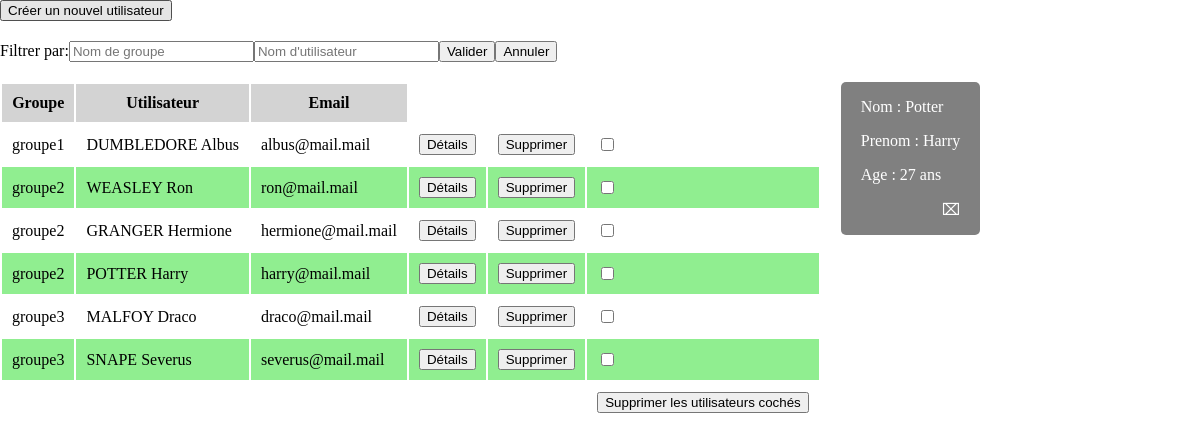
/?controller=user&action=display&details=2, run on the app's committed database.
### tables this page shows
CREATE TABLE `utilisateur` (
  `u_id` int(11) NOT NULL,
  `u_nom` varchar(60) DEFAULT NULL,
  `u_prenom` varchar(60) DEFAULT NULL,
  `u_email` varchar(60) DEFAULT NULL,
  `u_dateNaissance` date DEFAULT NULL,
  `u_groupe` int(11) DEFAULT NULL
);

CREATE TABLE `groupe` (
  `g_id` int(11) NOT NULL,
  `g_nom` varchar(60) DEFAULT NULL
);

### controller/UserController.php (called while the page is built, shortened)
<?php
class UserController extends CoreController
{
	public function display(){
		$bdd = new UserModel();
		$detailsId = $this->parameters['details'] ?? null;
		if(!is_null($detailsId)){
			$details = $bdd->selectOneUser($detailsId);
			$details['age'] = $this->calculAge($details['u_dateNaissance']);
		}
		if(empty($this->parameters['rechGroupe']) && empty($this->parameters['rechNom'])){
			$data = $bdd->selectAll();
		}else{
			$rechNom = htmlentities($this->parameters['rechNom']) ?? null;
			$rechGroupe = htmlentities($this->parameters['rechGroupe']) ?? null;
			$data = $bdd->selectUsersBy($rechGroupe,$rechNom);
		}
		require(VIEWS_PATH . DS . 'displayView.php');
		require(VIEWS_PATH . DS . 'layout.php');
	}
	public function calculAge($date){
		$anniversaire = new DateTime($date);
		$currentTime = new DateTime();
		return $anniversaire->diff($currentTime)->y;
	}
}

### index.php (called while the page is built, shortened)
<?php
$params = array('controller'=>'user','action'=>'display');
$params = array_merge($params,$_GET);
$controllerName = ucfirst($params['controller']).'Controller';
$action = $params['action'];
if(file_exists(CONTROLLERS_PATH . DS . $controllerName . '.php')){
	$controller = new $controllerName;
}else{
	http_response_code(404);
    include(VIEWS_PATH . DS . '404.php');
    exit;
}
$controller->setParameters($_GET);
if(method_exists($controller, $action)){
	$controller->$action();
}else{
	http_response_code(404);
    include(VIEWS_PATH . DS . '404.php');
    exit;
}

### model/CoreModel.php (called while the page is built, shortened)
<?php
class CoreModel
{
	private static $pdo = NULL;
	public function __construct(){
		if(self::$pdo == NULL){
			self::$pdo = new PDO ('mysql:host=' . DB_HOST . ';dbname=' . DB_NAME . ';charset=utf8', DB_USER, DB_PASS);
			self::$pdo->setAttribute(PDO::ATTR_ERRMODE, PDO::ERRMODE_EXCEPTION);
		}
		return self::$pdo;
	}
	protected function makeStatement($sql, $params = array())
    {
        if(count($params) == 0)
        {
            $statement = self::$pdo->query($sql);
        }
        else
        {
            if(($statement = self::$pdo->prepare($sql)) !== false)
            {
                foreach ($params as $placeholder => $value)
                {
                    switch(gettype($value))
                    {
                        case "integer":
                            $type = PDO::PARAM_INT;
                            break;
                        case "boolean":
                            $type = PDO::PARAM_BOOL;
                            break;
                        case "NULL":
                            $type = PDO::PARAM_NULL;
                            break;
                        default:
                            $type = PDO::PARAM_STR;
                    }
                    if($statement->bindValue($placeholder, $value, $type) === false)
                        return false;
                }
                if(!$statement->execute())
                {
                    return false;
                }
            }
        }
        return $statement;
    }
    protected function makeSelect($sql, $params = array(), $fetchStyle = PDO::FETCH_ASSOC, $fetchArg = NULL)
    {
        $statement = $this->makeStatement($sql, $params);
        $data = is_null($fetchArg) ? $statement->fetchAll($fetchStyle) : $statement->fetchAll($fetchStyle, $fetchArg);
        return $data;
    }
}

### model/UserModel.php (called while the page is built, shortened)
<?php
class UserModel extends CoreModel
{
	public function selectAll(){
		$req = 'SELECT * FROM utilisateur
				INNER JOIN groupe ON g_id = u_groupe
				ORDER BY g_nom ASC';
		return $this->makeSelect($req);
	}
}

### controller/CoreController.php (called while the page is built, shortened)
<?php
class CoreController{
	public function setParameters(array $parameters){
		$this->parameters = $parameters;
	}
}

### view/displayView.php (the view, shortened to what this page needs)
	<a href=".?controller=user&action=creation"><button>Créer un nouvel utilisateur</button></a>
<?php
createForm();
createTable($data);
if(!is_null($detailsId)){
	createDetails($details);
}
function createForm(){
	echo '<form action="." method="GET">';
	echo '<label>Filtrer par:</label>';
	echo '<input type="text" name="rechGroupe" placeholder="Nom de groupe">';
	echo '<input type="text" name="rechNom" placeholder="Nom d\'utilisateur">';
	echo '<input type="submit" value="Valider">';
	echo '<a href="."><button type="button" class="cancel">Annuler</button></a>';
	echo '</form>';
}
function createTable($data){
	echo '<form method="GET" action=".">';
	echo '<table>';
	echo '<thead>';
	echo '<th>Groupe</th><th>Utilisateur</th><th>Email</th>';
	echo '</thead>';
	foreach($data as $value){
		echo '<tr>';
		echo '<td>'.$value['g_nom'].'</td><td>'.strtoupper($value['u_nom']).' '.$value['u_prenom'].'</td><td>'.$value['u_email'].'</td>';
		echo '<td><a href=".?controller=user&action=display&details='.$value['u_id'].'"><button type="button">Détails</button></a></td>';
		echo '<td><a href=".?controller=user&action=supprimer&id='.$value['u_id'].'"><button type="button">Supprimer</button></a></td>';
		echo '<td><input type="checkbox" name="'.$value['u_id'].'" value="supprimer"></td>';
		echo '</tr>';
	}
	echo '<tr>';
	echo '<td colspan=5></td><td><input type="submit" value="Supprimer les utilisateurs cochés"></td>';
	echo '</tr>';
	echo '</table>';
	echo '</form>';
}
function createDetails($details){
	echo '<div class="details">';
	echo '<p>Nom : '.$details['u_nom'].'</p>';
	echo '<p>Prenom : '.$details['u_prenom'].'</p>';
	echo '<p>Age : '.$details['age'].' ans</p>';
	echo '<a href="." title="Fermer"><p>&#x2327</p></a>';
	echo '</div>';
}

### assets/css/user.css (style rules this page uses)
body { margin: 0; font-family: Verdana; }
td, th { padding: 10px; }
table { float: left; }
table tr:nth-child(even) { background-color: lightgreen; }
thead { background-color: lightgrey; }
.details { float: left; margin-left: 20px; background-color: grey; color: white; border-radius: 5px; padding: 0 20px 0 20px; }
.details a, form#creation a { text-decoration: none; text-align: right; color: white; }
form { margin: 20px 0; }
.cancel { float }

### data on the page
utilisateur: groupe.g_nom "groupe1", u_nom "DUMBLEDORE", u_prenom "Albus", u_email "albus@mail.mail"
utilisateur: groupe.g_nom "groupe2", u_nom "WEASLEY", u_prenom "Ron", u_email "ron@mail.mail"
utilisateur: groupe.g_nom "groupe2", u_nom "GRANGER", u_prenom "Hermione", u_email "hermione@mail.mail"
utilisateur: groupe.g_nom "groupe2", u_nom "POTTER", u_prenom "Harry", u_email "harry@mail.mail"
utilisateur: groupe.g_nom "groupe3", u_nom "MALFOY", u_prenom "Draco", u_email "draco@mail.mail"
utilisateur: groupe.g_nom "groupe3", u_nom "SNAPE", u_prenom "Severus", u_email "severus@mail.mail"

### other printed values
$details['u_nom'] "Potter"
$details['u_prenom'] "Harry"
$details['age'] "27"
